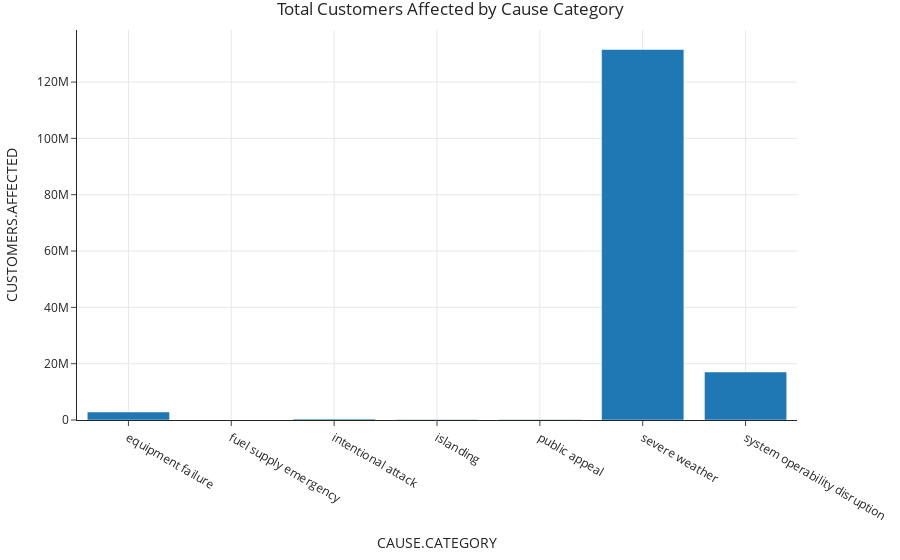

The cell this chart's notebook holds for it:
### Code cell
fig2 = px.bar(
    outages_grouped, 
    x="CAUSE.CATEGORY", 
    y="CUSTOMERS.AFFECTED", 
    title="Total Customers Affected by Cause Category"
)
fig2.show()

### Figure 1 — Plotly figure (JSON) as saved in the notebook; plotly's stock layout.template omitted (floating-point values rounded to 4 significant figures)
{"data": [{"alignmentgroup": "True", "hovertemplate": "CAUSE.CATEGORY=%{x}<br>CUSTOMERS.AFFECTED=%{y}<extra></extra>", "legendgroup": "", "marker": {"color": "#1F77B4", "pattern": {"shape": ""}}, "name": "", "offsetgroup": "", "orientation": "v", "showlegend": false, "textposition": "auto", "type": "bar", "x": ["equipment failure", "fuel supply emergency", "intentional attack", "islanding", "public appeal", "severe weather", "system operability disruption"], "xaxis": "x", "y": [2839794, 1, 356315, 209749, 159994, 131566283, 17055496], "yaxis": "y"}], "layout": {"autosize": true, "barmode": "relative", "legend": {"tracegroupgap": 0}, "title": {"text": "Total Customers Affected by Cause Category"}, "xaxis": {"anchor": "y", "autorange": true, "domain": [0, 1], "range": [-0.5, 6.5], "title": {"text": "CAUSE.CATEGORY"}, "type": "category"}, "yaxis": {"anchor": "x", "autorange": true, "domain": [0, 1], "range": [0, 138500000.0], "title": {"text": "CUSTOMERS.AFFECTED"}, "type": "linear"}}}
